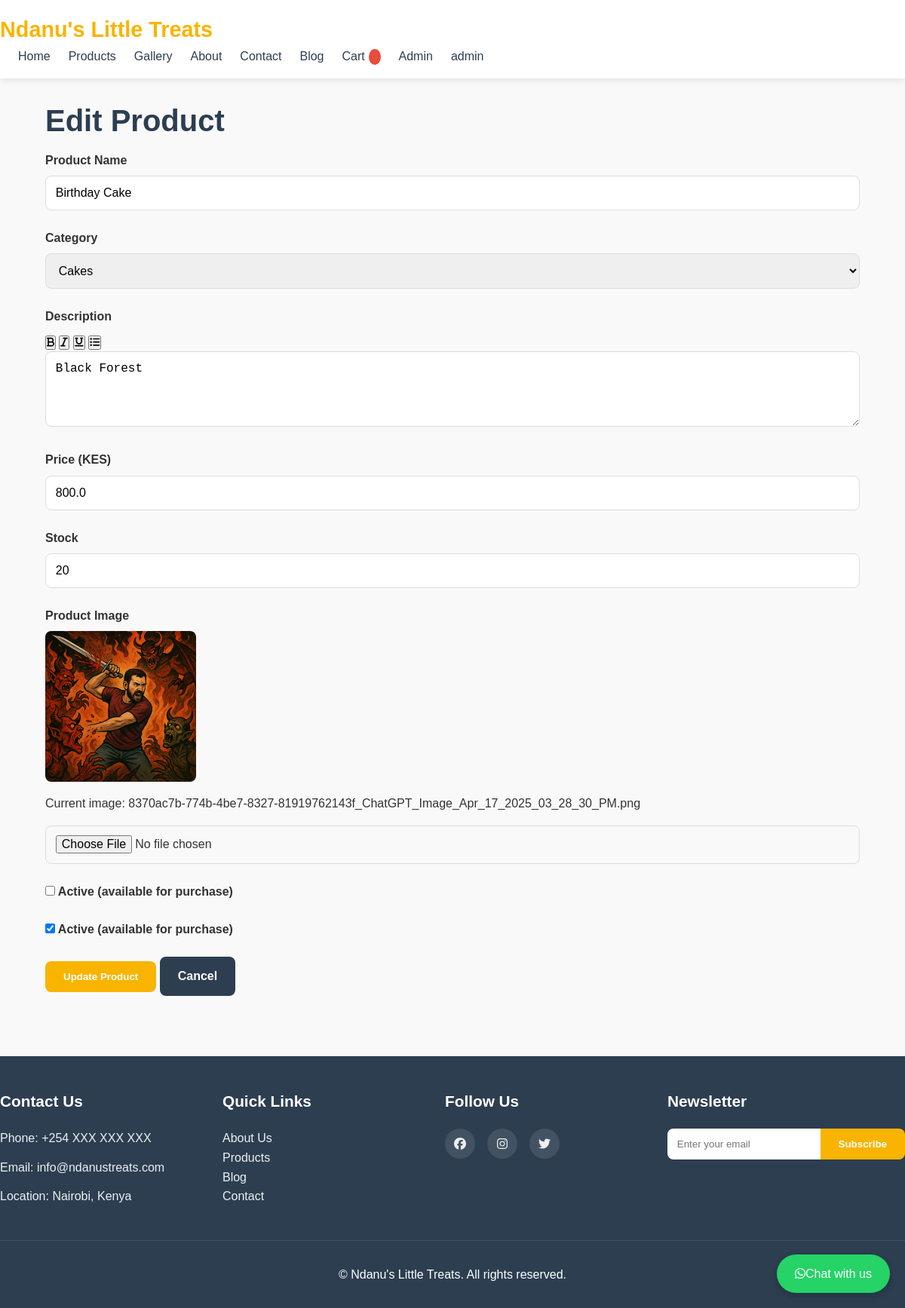
Screenshot of /products/edit/1 (signed in) with the database file from the repository.
### models/user.py (models this page shows, shortened)
class User(UserMixin, db.Model):
    id = db.Column(db.Integer, primary_key=True)
    username = db.Column(db.String(80), unique=True, nullable=False)
    email = db.Column(db.String(120), unique=True, nullable=False)
    password_hash = db.Column(db.String(128))
    is_admin = db.Column(db.Boolean, default=False)
    first_name = db.Column(db.String(80))
    last_name = db.Column(db.String(80))
    phone = db.Column(db.String(20))
    address = db.Column(db.Text)
    created_at = db.Column(db.DateTime, default=datetime.utcnow)
    orders = db.relationship('Order', backref='user', lazy=True)

### models/product.py (models this page shows, shortened)
class Product(db.Model):
    id = db.Column(db.Integer, primary_key=True)
    name = db.Column(db.String(100), nullable=False)
    description = db.Column(db.Text)
    price = db.Column(db.Float, nullable=False)
    image_url = db.Column(db.String(200))
    category = db.Column(db.String(50))
    stock = db.Column(db.Integer, default=0)
    created_at = db.Column(db.DateTime, default=datetime.utcnow)
    is_available = db.Column(db.Boolean, default=True)

### routes/admin.py (the view, shortened to what this page needs)
@admin.route('/products/edit/<int:id>', methods=['GET', 'POST'])
@login_required
@admin_required
def edit_product(id):
    product = Product.query.get_or_404(id)
    return render_template('admin/product_form.html', product=product)

### app.py (called while the page is built)
def create_app():
    app = Flask(__name__)
    app.config.from_object(Config)
    app.jinja_env.globals.update(format_currency=format_currency)
    db.init_app(app)
    login_manager.init_app(app)
    login_manager.login_view = 'auth.login'
    migrate.init_app(app, db)
    @login_manager.user_loader
    def load_user(user_id):
        from models.user import User
        return User.query.get(int(user_id))
    from routes.public import public as public_bp
    from routes.auth import auth as auth_bp
    from routes.shop import shop as shop_bp
    from routes.admin import admin as admin_bp
    from cli import register_commands
    register_commands(app)
    app.register_blueprint(public_bp)
    app.register_blueprint(auth_bp)
    app.register_blueprint(shop_bp)
    app.register_blueprint(admin_bp)
    return app

### routes/admin.py (called while the page is built)
def admin_required(f):
    @wraps(f)
    def decorated_function(*args, **kwargs):
        if not current_user.is_authenticated or not current_user.is_admin:
            flash('You do not have permission to access this page.', 'danger')
            return redirect(url_for('public.home'))
        return f(*args, **kwargs)
    return decorated_function

### templates/admin/product_form.html (shortened to what this page needs)
{% extends "base.html" %}
{% block content %}
<div class="admin-product-form">
    <h1>{{ 'Edit' if product else 'Add New' }} Product</h1>
    <form method="POST" enctype="multipart/form-data" class="product-form">
        <div class="form-group">
            <label for="name">Product Name</label>
            <input type="text" id="name" name="name" class="form-control"
                   value="{{ product.name if product else '' }}" required>
        </div>
        <div class="form-group">
            <label for="category">Category</label>
            <select name="category" id="category" class="form-control" required>
                <option value="cakes" {{ 'selected' if product and product.category == 'cakes' }}>Cakes</option>
            </select>
        </div>
        <div class="form-group">
            <label for="description">Description</label>
            <textarea id="description" name="description" class="form-control" rows="4" required>{{ product.description if product else '' }}</textarea>
        </div>
        <div class="form-group">
            <label for="price">Price (KES)</label>
            <input type="number" id="price" name="price" class="form-control"
                   value="{{ product.price if product else '' }}" min="0" step="0.01" required>
        </div>
        <div class="form-group">
            <label for="stock">Stock</label>
            <input type="number" id="stock" name="stock" class="form-control"
                   value="{{ product.stock if product else 0 }}" min="0" required>
        </div>
        <div class="form-group">
            <label for="image">Product Image</label>
            {% if product and product.image_url %}
            <div class="current-image">
                <img src="{{ url_for('static', filename='uploads/products/' + product.image_url) }}"
                     alt="{{ product.name }}">
                <p>Current image: {{ product.image_url }}</p>
            </div>
            {% endif %}
            <input type="file" id="image" name="image" class="form-control"
                   {{ 'required' if not product else '' }} accept="image/*">
        </div>
        <div class="form-group">
            <label>
                <input type="checkbox" name="is_active"
                       {{ 'checked' if not product or product.is_active else '' }}>
                Active (available for purchase)
            </label>
        </div>
        <div class="form-group">
            <label>
                <input type="checkbox" name="is_available"
                       {{ 'checked' if not product or product.is_available else '' }}>
                Active (available for purchase)
            </label>
        </div>
        <div class="form-actions">
            <button type="submit" class="btn btn-primary">{{ 'Update' if product else 'Add' }} Product</button>
            <a href="{{ url_for('admin.products') }}" class="btn btn-secondary">Cancel</a>
        </div>
    </form>
</div>
{% endblock %}

### templates/base.html (shortened to what this page needs)
<!DOCTYPE html>
<html lang="en">
<head>
    <link rel="stylesheet" href="{{ url_for('static', filename='css/main.css') }}">
    <link rel="stylesheet" href="{{ url_for('static', filename='css/main.css') }}">
    <link rel="stylesheet" href="{{ url_for('static', filename='css/shop.css') }}">
    <link rel="stylesheet" href="{{ url_for('static', filename='css/responsive.css') }}">
    {% if current_user.is_admin %}
    <link rel="stylesheet" href="{{ url_for('static', filename='css/admin.css') }}">
    {% endif %}
</head>
<body>
    <nav class="navbar">
        <div class="logo">
            <a href="{{ url_for('public.home') }}">Ndanu's Little Treats</a>
        </div>
        <ul class="nav-links">
            <li><a href="{{ url_for('public.home') }}">Home</a></li>
            <li><a href="{{ url_for('public.products') }}">Products</a></li>
            <li><a href="{{ url_for('public.gallery') }}">Gallery</a></li>
            <li><a href="{{ url_for('public.about') }}">About</a></li>
            <li><a href="{{ url_for('public.contact') }}">Contact</a></li>
            <li><a href="{{ url_for('public.blog') }}">Blog</a></li>
            <li><a href="{{ url_for('shop.cart') }}">Cart <span class="cart-count">{{ cart_count }}</span></a></li>
            {% if current_user.is_authenticated %}
                {% if current_user.is_admin %}
                    <li class="dropdown">
                        <a href="#" class="dropdown-toggle">Admin</a>
                    </li>
                {% endif %}
                <li class="dropdown">
                    <a href="#" class="dropdown-toggle">{{ current_user.username }}</a>
                </li>
            {% else %}
                <li><a href="{{ url_for('auth.login') }}">Login</a></li>
                <li><a href="{{ url_for('auth.register') }}">Register</a></li>
            {% endif %}
        </ul>
    </nav>
    <main class="container">
        {% block content %}{% endblock %}
    </main>
    <div class="whatsapp-chat">
        <a href="https://wa.me/+254742169773" target="_blank" class="whatsapp-button">
            <i class="fab fa-whatsapp"></i>
            Chat with us
        </a>
    </div>
    <footer>
        <div class="footer-content">
            <div class="footer-section">
                <h3>Contact Us</h3>
                <p>Phone: +254 XXX XXX XXX</p>
                <p>Email: info@ndanustreats.com</p>
                <p>Location: Nairobi, Kenya</p>
            </div>
            <div class="footer-section">
                <h3>Quick Links</h3>
                <ul>
                    <li><a href="{{ url_for('public.about') }}">About Us</a></li>
                    <li><a href="{{ url_for('public.products') }}">Products</a></li>
                    <li><a href="{{ url_for('public.blog') }}">Blog</a></li>
                    <li><a href="{{ url_for('public.contact') }}">Contact</a></li>
                </ul>
            </div>
            <div class="footer-section">
                <h3>Follow Us</h3>
                <div class="social-links">
                    <a href="#"><i class="fab fa-facebook"></i></a>
                    <a href="#"><i class="fab fa-instagram"></i></a>
                    <a href="#"><i class="fab fa-twitter"></i></a>
                </div>
            </div>
            <div class="footer-section">
                <h3>Newsletter</h3>
                <form class="newsletter-form" action="{{ url_for('public.newsletter_signup') }}" method="POST">
                    <input type="email" name="email" placeholder="Enter your email" required>
                    <button type="submit" class="btn btn-primary">Subscribe</button>
                </form>
            </div>
        </div>
        <div class="footer-bottom">
            <p>&copy; {{ current_year }} Ndanu's Little Treats. All rights reserved.</p>
        </div>
    </footer>
</body>
</html>

### static/css/main.css (style rules this page uses)
:root { --primary-color: #f8b400; --secondary-color: #2c3e50; --accent-color: #e74c3c; --light-color: #f9f9f9; --dark-color: #333; --success-color: #2ecc71; --warning-color: #f39c12; --danger-color: #e74c3c; --info-color: #3498db; --border-radius: 8px; --box-shadow: 0 2px 10px rgba(0, 0, 0, 0.1); --transition: all 0.3s ease; }
* { margin: 0; padding: 0; box-sizing: border-box; }
body { font-family: 'Poppins', sans-serif; line-height: 1.6; color: var(--dark-color); background-color: var(--light-color); }
a { text-decoration: none; color: var(--secondary-color); transition: var(--transition); }
ul { list-style: none; }
img { max-width: 100%; height: auto; }
.container { width: 90%; max-width: 1200px; margin: 0 auto; padding: 2rem 0; }
h1, h2, h3, h4, h5, h6 { font-weight: 700; line-height: 1.2; margin-bottom: 1rem; color: var(--secondary-color); }
h1 { font-size: 2.5rem; }
h3 { font-size: 1.5rem; }
p { margin-bottom: 1rem; }
.btn { display: inline-block; padding: 0.8rem 1.5rem; border-radius: var(--border-radius); font-weight: 600; text-align: center; cursor: pointer; transition: var(--transition); border: none; }
.btn-primary { background-color: var(--primary-color); color: white; }
.btn-secondary { background-color: var(--secondary-color); color: white; }
.form-group { margin-bottom: 1.5rem; }
.form-control { width: 100%; padding: 0.8rem; border: 1px solid #ddd; border-radius: var(--border-radius); font-size: 1rem; transition: var(--transition); }
label { display: block; margin-bottom: 0.5rem; font-weight: 600; }
.navbar { background-color: white; box-shadow: var(--box-shadow); padding: 1rem 0; position: sticky; top: 0; z-index: 1000; }
.logo a { font-size: 1.8rem; font-weight: 700; color: var(--primary-color); }
.nav-links { display: flex; align-items: center; }
.nav-links li { margin-left: 1.5rem; position: relative; }
.nav-links a { font-weight: 500; }
.cart-count { background-color: var(--accent-color); color: white; border-radius: 50%; padding: 0.2rem 0.5rem; font-size: 0.8rem; margin-left: 0.3rem; }
.dropdown { position: relative; }
.dropdown-toggle { cursor: pointer; }
footer { background-color: var(--secondary-color); color: white; padding: 3rem 0 1rem; margin-top: 3rem; }
.footer-content { display: grid; grid-template-columns: repeat(4, 1fr); gap: 2rem; }
.footer-section h3 { color: white; margin-bottom: 1.5rem; font-size: 1.3rem; }
.footer-section p, .footer-section a { color: #ecf0f1; margin-bottom: 0.8rem; }
.social-links { display: flex; gap: 1rem; margin-top: 1rem; }
.social-links a { display: flex; align-items: center; justify-content: center; width: 40px; height: 40px; background-color: rgba(255, 255, 255, 0.1); border-radius: 50%; transition: var(--transition); }
.newsletter-form { display: flex; margin-top: 1rem; }
.newsletter-form input { flex: 1; padding: 0.8rem; border: none; border-radius: var(--border-radius) 0 0 var(--border-radius); }
.newsletter-form button { border-radius: 0 var(--border-radius) var(--border-radius) 0; }
.footer-bottom { text-align: center; padding-top: 2rem; margin-top: 2rem; border-top: 1px solid rgba(255, 255, 255, 0.1); }
.whatsapp-chat { position: fixed; bottom: 20px; right: 20px; z-index: 999; }
.whatsapp-button { display: flex; align-items: center; background-color: #25d366; color: white; padding: 0.8rem 1.5rem; border-radius: 50px; box-shadow: 0 4px 10px rgba(0, 0, 0, 0.2); transition: var(--transition); }

### static/css/admin.css (style rules this page uses)
.current-image { margin-bottom: 1rem; }
.current-image img { max-width: 200px; border-radius: var(--border-radius); margin-bottom: 0.5rem; }

### rows the page displays
User: username "admin"
Product: name "Birthday Cake", description "Black Forest", price "800.0", stock "20", image_url (picture), image_url "8370ac7b-774b-4be7-8327-81919762143f_ChatGPT_Image_Apr_17_2025_03_28_30_PM.png"

### other values shown
{{ 'Edit' if product else 'Add New' }} "Edit"
{{ 'Update' if product else 'Add' }} "Update"
